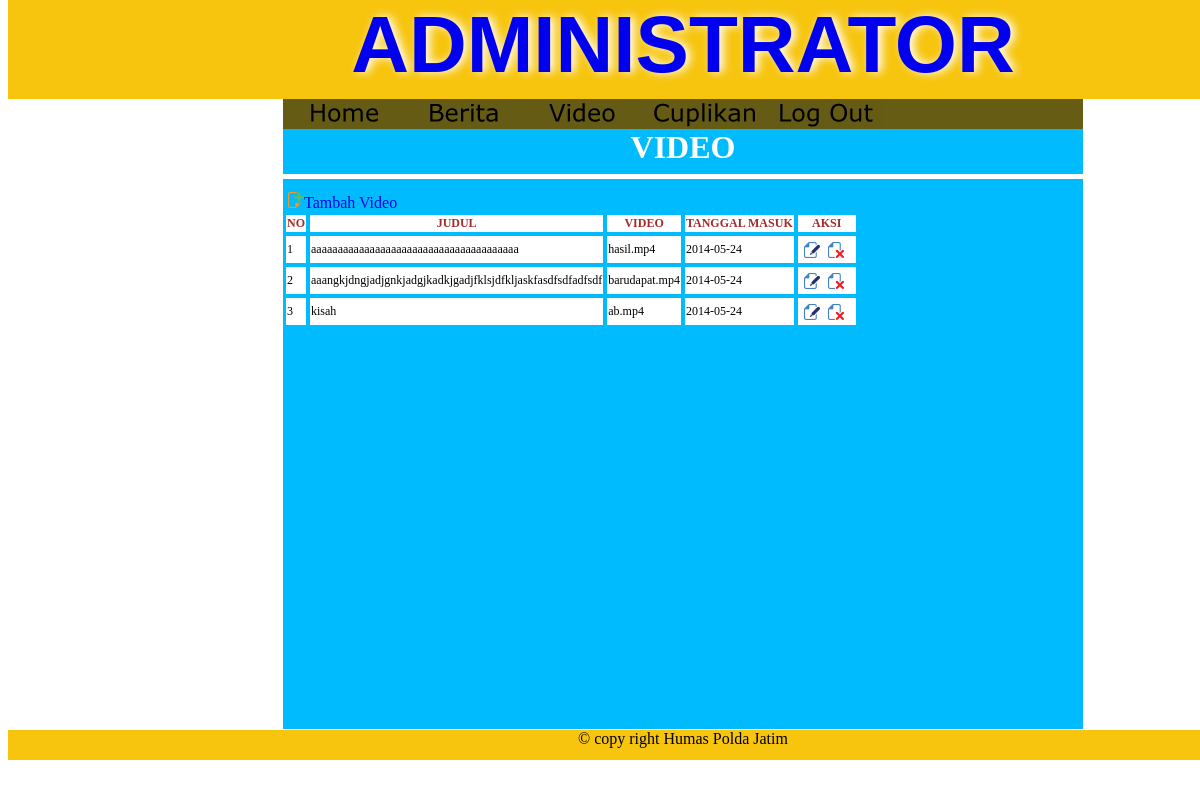
The app's page /master/operator/index.php?r=video (signed in) with its own data.
### tables this page shows
CREATE TABLE IF NOT EXISTS `tb_video` (
  `ID_VIDEO` int(11) NOT NULL AUTO_INCREMENT,
  `JUDUL_VIDEO` varchar(100) DEFAULT NULL,
  `VIDEO` varchar(200) DEFAULT NULL,
  `TGL_VIDEO` date DEFAULT NULL,
  PRIMARY KEY (`ID_VIDEO`)
);

### master/operator/video.php (the view, shortened to what this page needs)
<?php
	$act =$_GET["act"];
	switch($act){
		default:
		$select=mysql_query("select * from tb_video order by TGL_VIDEO desc;");
		?>
		<a href="?r=video"><h2>VIDEO</h2></a>
		<hr size="5" color="white">
		<a href="?r=video&act=insert"><img class="icon" src="../icon/add.png">Tambah Video</a></td>
			<table>
				<tr class="td_judul">
					<td ><b>NO</b></td>
					<td ><b>JUDUL</b></td>
					<td ><b>VIDEO</b></td>
					<td ><b>TANGGAL MASUK</b></td>
					<td  width="56px"><b>AKSI</b></td>
				</tr>
				<?php
				$no=1;
				while ($data_video=mysql_fetch_array($select)){
				?>
				<tr>
					<td ><?php echo $no?></td>
					<td><?php echo $data_video['JUDUL_VIDEO']?></td>
					<td><?php echo $data_video['VIDEO']?></td>
					<td><?php echo $data_video['TGL_VIDEO']?></td>
					<td><a href="?r=video&act=edit&id=<?php echo $data_video["ID_VIDEO"];?>"><img class="icon" src="../icon/edit.png"></a>
					<a href="aksi.php?module=video&act=delete&id=<?php echo $data_video["ID_VIDEO"];?>" onclick="return confirm("yakin??")"><img tittle="delete"class="icon" src="../icon/delete.png"></a></td>
				</tr>
				<?php
				$no++;
				}
				?>
			</table>
			<?php
		break;
				?>
		<?php
	}
?>

### master/operator/style.css (style rules this page uses)
body { background: white; }
a { text-decoration:none; }
h2 { font-size:2em; color : white; text-align:center; vertical-align:center; margin:0px; font-family:verdana: }
b { color : brown; }
.td_judul { text-align:center; vertical-align:center; font-family:verdana; }
td { background:white; font-family:verdana; font-size:12px; border:0.5px solid #00BCFF; }
.icon { margin:5px 0px 0 5px; height:16px; width:16px; }

### records on screen
tb_video: JUDUL_VIDEO "aaaaaaaaaaaaaaaaaaaaaaaaaaaaaaaaaaaaaaa", VIDEO "hasil.mp4", TGL_VIDEO "2014-05-24"
tb_video: JUDUL_VIDEO "aaangkjdngjadjgnkjadgjkadkjgadjfklsjdfkljaskfasdfsdfadfsdf", VIDEO "barudapat.mp4", TGL_VIDEO "2014-05-24"
tb_video: JUDUL_VIDEO "kisah", VIDEO "ab.mp4", TGL_VIDEO "2014-05-24"
